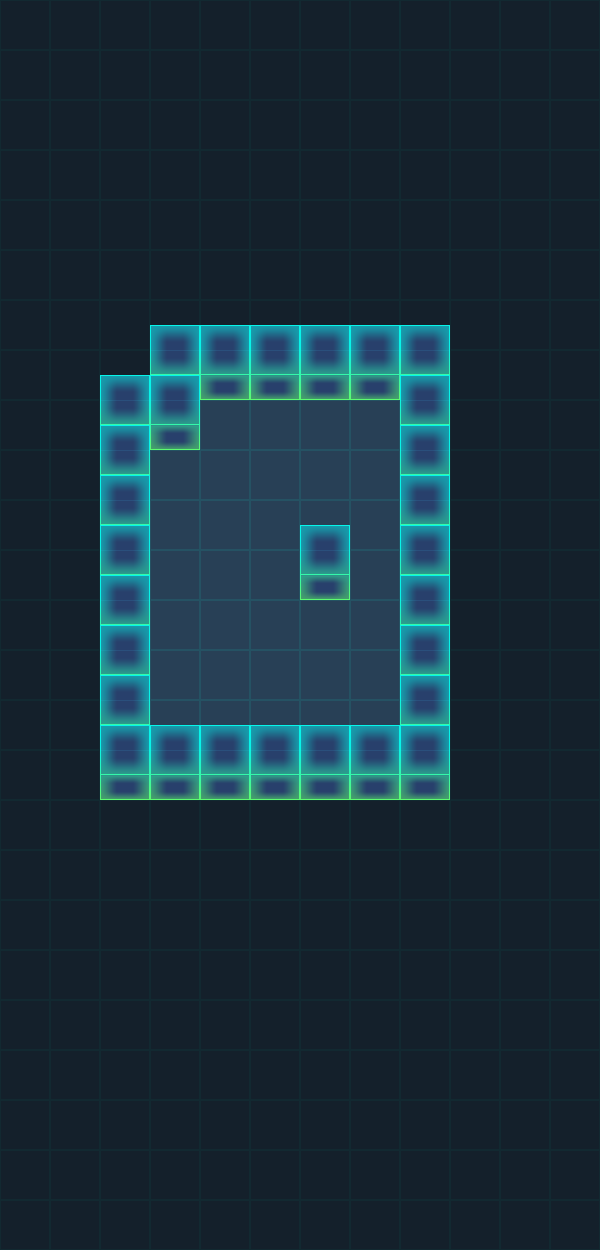

The image is a tile-based game level rendered from a .tmx file. Its description and complete source (layers, tilesets, objects, tile grids) follow:
An orthogonal 12x25 tile map with 50x50 px tiles, 4 tile layers (BG, WallBottom, Play, WallUp) and 7 objects (Hero, M1, M2, End).

<map version="1.0" tiledversion="1.0.3" orientation="orthogonal" renderorder="right-down" width="12" height="25" tilewidth="50" tileheight="50" nextobjectid="24">
 <tileset firstgid="1" source="tiles.tsx" />
 <layer name="BG" width="12" height="25">
  <data encoding="csv">
6,6,6,6,6,6,6,6,6,6,6,6,
6,6,6,6,6,6,6,6,6,6,6,6,
6,6,6,6,6,6,6,6,6,6,6,6,
6,6,6,6,6,6,6,6,6,6,6,6,
6,6,6,6,6,6,6,6,6,6,6,6,
6,6,6,6,6,6,6,6,6,6,6,6,
6,6,6,6,6,6,6,6,6,6,6,6,
6,6,6,6,6,6,6,6,6,6,6,6,
6,6,6,6,5,5,5,5,6,6,6,6,
6,6,6,5,5,5,5,5,6,6,6,6,
6,6,6,5,5,5,5,5,6,6,6,6,
6,6,6,5,5,5,6,5,6,6,6,6,
6,6,6,5,5,5,5,5,6,6,6,6,
6,6,6,5,5,5,5,5,6,6,6,6,
6,6,6,5,5,5,5,5,6,6,6,6,
6,6,6,6,6,6,6,6,6,6,6,6,
6,6,6,6,6,6,6,6,6,6,6,6,
6,6,6,6,6,6,6,6,6,6,6,6,
6,6,6,6,6,6,6,6,6,6,6,6,
6,6,6,6,6,6,6,6,6,6,6,6,
6,6,6,6,6,6,6,6,6,6,6,6,
6,6,6,6,6,6,6,6,6,6,6,6,
6,6,6,6,6,6,6,6,6,6,6,6,
6,6,6,6,6,6,6,6,6,6,6,6,
6,6,6,6,6,6,6,6,6,6,6,6
</data>
 </layer>
 <layer name="WallBottom" width="12" height="25">
  <data encoding="csv">
0,0,0,0,0,0,0,0,0,0,0,0,
0,0,0,0,0,0,0,0,0,0,0,0,
0,0,0,0,0,0,0,0,0,0,0,0,
0,0,0,0,0,0,0,0,0,0,0,0,
0,0,0,0,0,0,0,0,0,0,0,0,
0,0,0,0,0,0,0,0,0,0,0,0,
0,0,0,3,3,3,3,3,3,0,0,0,
0,0,3,4,2,2,2,2,4,0,0,0,
0,0,4,2,0,0,0,0,4,0,0,0,
0,0,4,0,0,0,0,0,4,0,0,0,
0,0,4,0,0,0,0,0,4,0,0,0,
0,0,4,0,0,0,2,0,4,0,0,0,
0,0,4,0,0,0,0,0,4,0,0,0,
0,0,4,0,0,0,0,0,4,0,0,0,
0,0,4,0,0,0,0,0,4,0,0,0,
0,0,2,2,2,2,2,2,2,0,0,0,
0,0,0,0,0,0,0,0,0,0,0,0,
0,0,0,0,0,0,0,0,0,0,0,0,
0,0,0,0,0,0,0,0,0,0,0,0,
0,0,0,0,0,0,0,0,0,0,0,0,
0,0,0,0,0,0,0,0,0,0,0,0,
0,0,0,0,0,0,0,0,0,0,0,0,
0,0,0,0,0,0,0,0,0,0,0,0,
0,0,0,0,0,0,0,0,0,0,0,0,
0,0,0,0,0,0,0,0,0,0,0,0
</data>
 </layer>
 <objectgroup name="Star">
  <object id="5" x="357.667" y="408" width="31.6667" height="34" />
  <object id="16" x="259.333" y="662.666" width="29.3333" height="25.3333" />
  <object id="17" x="258.334" y="410" width="26.6667" height="28" />
 </objectgroup>
 <objectgroup name="Coin" />
 <objectgroup name="Actor">
  <object id="1" name="Hero" x="172" y="569" width="8.333" height="10">
   <ellipse />
  </object>
  <object id="2" name="M1" x="369.667" y="78.3333" width="10" height="10">
   <ellipse />
  </object>
  <object id="3" name="M2" x="467" y="83" width="10" height="10">
   <ellipse />
  </object>
  <object id="15" name="End" x="171" y="724.333" width="10" height="10">
   <ellipse />
  </object>
 </objectgroup>
 <layer name="Play" width="12" height="25">
  <data encoding="csv">
0,0,0,0,0,0,0,0,0,0,0,0,
0,0,0,0,0,0,0,0,0,0,0,0,
0,0,0,0,0,0,0,0,0,0,0,0,
0,0,0,0,0,0,0,0,0,0,0,0,
0,0,0,0,0,0,0,0,0,0,0,0,
0,0,0,0,0,0,0,0,0,0,0,0,
0,0,0,0,0,0,0,0,0,0,0,0,
0,0,0,0,0,0,0,0,0,0,0,0,
0,0,0,0,0,0,0,0,0,0,0,0,
0,0,0,0,0,0,0,0,0,0,0,0,
0,0,0,0,0,0,0,0,0,0,0,0,
0,0,0,0,0,0,0,0,0,0,0,0,
0,0,0,0,0,0,0,0,0,0,0,0,
0,0,0,0,0,0,0,0,0,0,0,0,
0,0,0,0,0,0,0,0,0,0,0,0,
0,0,0,0,0,0,0,0,0,0,0,0,
0,0,0,0,0,0,0,0,0,0,0,0,
0,0,0,0,0,0,0,0,0,0,0,0,
0,0,0,0,0,0,0,0,0,0,0,0,
0,0,0,0,0,0,0,0,0,0,0,0,
0,0,0,0,0,0,0,0,0,0,0,0,
0,0,0,0,0,0,0,0,0,0,0,0,
0,0,0,0,0,0,0,0,0,0,0,0,
0,0,0,0,0,0,0,0,0,0,0,0,
0,0,0,0,0,0,0,0,0,0,0,0
</data>
 </layer>
 <layer name="WallUp" width="12" height="25">
  <data encoding="csv">
0,0,0,0,0,0,0,0,0,0,0,0,
0,0,0,0,0,0,0,0,0,0,0,0,
0,0,0,0,0,0,0,0,0,0,0,0,
0,0,0,0,0,0,0,0,0,0,0,0,
0,0,0,0,0,0,0,0,0,0,0,0,
0,0,0,0,0,0,0,0,0,0,0,0,
0,0,0,0,0,0,0,0,0,0,0,0,
0,0,0,0,0,0,0,0,0,0,0,0,
0,0,0,0,0,0,0,0,0,0,0,0,
0,0,0,0,0,0,0,0,0,0,0,0,
0,0,0,0,0,0,1,0,0,0,0,0,
0,0,0,0,0,0,0,0,0,0,0,0,
0,0,0,0,0,0,0,0,0,0,0,0,
0,0,0,0,0,0,0,0,0,0,0,0,
0,0,0,1,1,1,1,1,0,0,0,0,
0,0,0,0,0,0,0,0,0,0,0,0,
0,0,0,0,0,0,0,0,0,0,0,0,
0,0,0,0,0,0,0,0,0,0,0,0,
0,0,0,0,0,0,0,0,0,0,0,0,
0,0,0,0,0,0,0,0,0,0,0,0,
0,0,0,0,0,0,0,0,0,0,0,0,
0,0,0,0,0,0,0,0,0,0,0,0,
0,0,0,0,0,0,0,0,0,0,0,0,
0,0,0,0,0,0,0,0,0,0,0,0,
0,0,0,0,0,0,0,0,0,0,0,0
</data>
 </layer>
</map>
